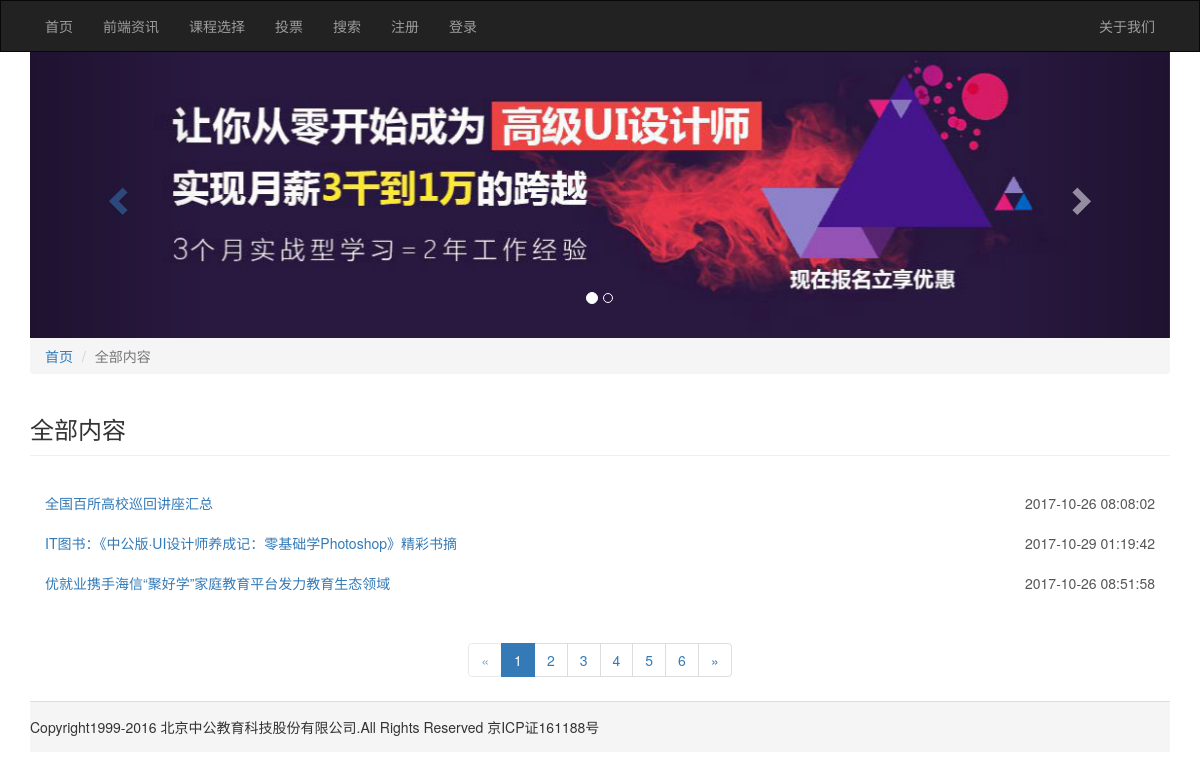
Page /php/list.php on the committed database.
### tables this page shows
CREATE TABLE IF NOT EXISTS `u_article` (
  `u_id` int(7) unsigned NOT NULL AUTO_INCREMENT,
  `u_title` varchar(100) NOT NULL,
  `u_column` varchar(90) NOT NULL,
  `u_description` text NOT NULL,
  `u_keywords` varchar(100) NOT NULL,
  `u_contents` text NOT NULL,
  `u_thumb` varchar(200) NOT NULL,
  `u_add_date` varchar(30) NOT NULL,
  `u_author` varchar(20) NOT NULL,
  PRIMARY KEY (`u_id`)
);

### php/list.php (the view, shortened to what this page needs)
<?php
include 'header.php';
$conn = new mysqli('localhost','root','root','myitem');
if( empty($_GET['column'])){
	$column = '全部内容';
}else{
	$column = $_GET['column'];
}
$columnNums = 3;
if(empty($_GET['page'])){
	$page = 1;
	$pageStart = ($page-1)*3;
}else{
	$page = $_GET['page'];
	$pageStart = ($page-1)*3;
}
if($column == '全部内容'){
	$sqlToal = "SELECT *FROM u_article";
	$sql = "SELECT *FROM u_article LIMIT $pageStart,$columnNums";
}else{
	$sqlToal = "SELECT *FROM u_article WHERE u_column = '$column' ";
	$sql = "SELECT *FROM u_article WHERE u_column = '$column'  LIMIT $pageStart,$columnNums";
}
$result = $conn->query($sql);
$resultToal = $conn->query($sqlToal);
$numTotal = $resultToal->num_rows;
$pageNum = ceil($numTotal/$columnNums);
?>
<link rel="stylesheet" href="../css/list.css">
<div class="container ">
    <div class="banner">
        <div id="carousel-example-generic" class="carousel slide" data-ride="carousel">
            <ol class="carousel-indicators">
                <li data-target="#carousel-example-generic" data-slide-to="0" class="active"></li>
                <li data-target="#carousel-example-generic" data-slide-to="1"></li>
            </ol>
            <div class="carousel-inner" role="listbox">
                <div class="item active">
                    <img src="../images/class-img1.jpg" alt="...">
                </div>
            </div>
            <a class="left carousel-control" href="#carousel-example-generic" role="button" data-slide="prev">
                <span class="glyphicon glyphicon-chevron-left"></span>
            </a>
            <a class="right carousel-control" href="#carousel-example-generic" role="button" data-slide="next">
                <span class="glyphicon glyphicon-chevron-right"></span>
            </a>
        </div>
    </div>
    <ul class="breadcrumb">
        <li ><a href="#">首页</a></li>
        <li class="active"><?php echo $column; ?></li>
    </ul>
    <div class="content">
        <h3><?php echo $column; ?></h3>
    </div>
    <div class="list-group ">
      <?php
		if($result->num_rows>0){
			while($rows = $result->fetch_assoc()){
	 ?>
        <div class="row">
            <div class="col-sm-12">
                <p>
                    <a href="content.php?id=<?php echo $rows['u_id']; ?>" class="list-group-item  left"><?php echo $rows['u_title']; ?></a>
                    <a href="#" class="list-group-item  right"><?php echo date('Y-m-d H:i:s',$rows['u_add_date']); ?></a>
                </p>
            </div>
        </div>
		<?php
			}
		}else{
			echo '没有数据';
		}?>
    </div>
</div>
<div class="container foot">
    <ul class="pagination page-list">
        <li><a href="list.php?column=<?php echo $column;?>&page=<?php echo $page-1; ?>" class="<?php if($page == 1){ echo 'btn disabled';}?>"<span>&laquo;</span></a></li>
        <?php
		for($j=1;$j <= $pageNum;$j++){
		?>
        <li class="<?php if($page == $j ){ echo 'active';};?>"><a href="list.php?column=<?php echo $column;?>&page=<?php echo $j; ?>"><?php echo $j;?></a></li>
        <?php
		 }
		?>
        <li ><a href="list.php?column=<?php echo $column;?>&page=<?php echo $page+1; ?>" class="<?php if($page==$pageNum ){echo 'btn disabled';}?> "><span>&raquo;</span></a></li>
    </ul>
    <div class="footer">
        Copyright1999-2016 北京中公教育科技股份有限公司.All Rights Reserved 京ICP证161188号
    </div>
</div>
</body>
</html>

### css/list.css (style rules this page uses)
* { margin: 0;padding: 0;list-style: none; }
.content { margin-top: 42px; }
.content h3 { border-bottom: 1px solid #eee;padding-bottom: 12px;margin-bottom: 27px; }
.left { border: none;float: left; }
.right { border: none;float: right; }
a.left { color: #337ab7; }
.foot { text-align: center; }
.footer { background: #f5f5f5;border-top: 1px solid #ddd;padding:15px 0;text-align: left }

### rows in the picture
u_article: u_title "全国百所高校巡回讲座汇总", u_add_date "2017-10-26 08:08:02"
u_article: u_title "IT图书：《中公版·UI设计师养成记：零基础学Photoshop》精彩书摘", u_add_date "2017-10-29 01:19:42"
u_article: u_title "优就业携手海信“聚好学”家庭教育平台发力教育生态领域", u_add_date "2017-10-26 08:51:58"

### other values in the picture
$column "全部内容"
